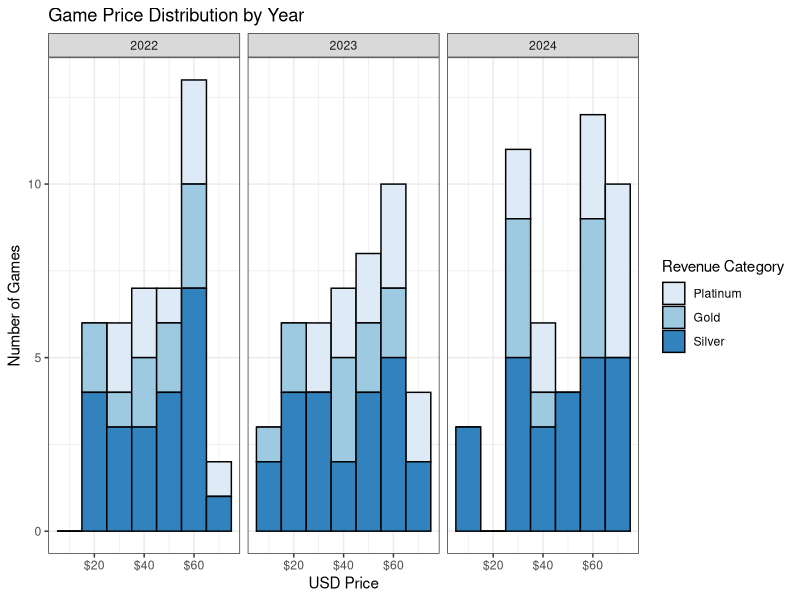

The R script that drew this image: (Note: this script raises an error after producing the figure.)
## ---- chunk 1
#| label: fig-game_price
#| fig-cap: "Distribution of Game Price by Year"
#| out-width: "90%"
#| out-height: "80%"
#| warning: false

library(tidyverse)

Steam_Data <- read_csv("./Data/Steam_Top_Selling_New_Games.csv")

ggplot(data = filter(Steam_Data, price_USD != 0),
       aes(x = price_USD,
           fill = fct_relevel(factor(top_sell_category), 
                              "Platinum")
           ),
       width = "800px"
       ) +
  geom_histogram(binwidth = 10,
                 colour = rgb(0, 0, 0, 1)) +
  scale_fill_brewer() +
  scale_x_continuous(labels = scales::label_currency()) +
  facet_wrap(~year_published) +
  theme_bw() + 
  labs(title = "Game Price Distribution by Year",
       x = "USD Price",
       y = "Number of Games",
       fill = "Revenue Category")
## ---- chunk 2
tableOutput("freeGamesTable")
## ---- chunk 3
#| context: server

library(tidyverse)

Steam_Data <- read_csv("./Data/Steam_Top_Selling_New_Games.csv")

Steam_Data <- Steam_Data %>% mutate(
  user_ratings_total = user_ratings_positive + user_ratings_negative)

Steam_Data <- Steam_Data %>% mutate(
  user_ratings_pct = round(
    (user_ratings_positive / (user_ratings_positive + user_ratings_negative)), 
    digits = 2))

free_games_data <- Steam_Data %>% 
  filter(price_USD == 0) %>%
  arrange(year_published, month_published) %>%
  mutate(year_published = as.integer(year_published),
         age_rating_PEGI = as.integer(age_rating_PEGI)) %>%
  select(title, 
         publisher, 
         month_published, 
         year_published, 
         top_sell_category, 
         age_rating_PEGI, 
         user_ratings_pct) %>%
  rename(Title = title,
         Publisher = publisher,
         "Month Published" = month_published,
         "Year Published" = year_published,
         "Revenue Category" = top_sell_category,
         "Age Rating" = age_rating_PEGI,
         "User Rating %" = user_ratings_pct)


output$freeGamesTable <- renderTable(free_games_data, 
                                     striped = TRUE,
                                     hover = TRUE)

## ---- chunk 4
tableOutput("delistedGamesTable")
## ---- chunk 5
#| context: server

library(tidyverse)

Steam_Data <- read_csv("./Data/Steam_Top_Selling_New_Games.csv")

Steam_Data <- Steam_Data %>% mutate(
  user_ratings_total = user_ratings_positive + user_ratings_negative)

Steam_Data <- Steam_Data %>% mutate(
  user_ratings_pct = round(
    (user_ratings_positive / (user_ratings_positive + user_ratings_negative)), 
    digits = 2))

delisted_games_data <- Steam_Data %>% 
  filter(is.na(price_USD)) %>%
  arrange(year_published, month_published) %>%
  mutate(year_published = as.integer(year_published),
         age_rating_PEGI = as.integer(age_rating_PEGI)) %>%
  select(title, 
         publisher, 
         month_published, 
         year_published, 
         top_sell_category, 
         age_rating_PEGI, 
         user_ratings_pct) %>%
  rename(Title = title,
         Publisher = publisher,
         "Month Published" = month_published,
         "Year Published" = year_published,
         "Revenue Category" = top_sell_category,
         "Age Rating" = age_rating_PEGI,
         "User Rating %" = user_ratings_pct)

output$delistedGamesTable <- renderTable(delisted_games_data, 
                                         striped = TRUE,
                                         hover = TRUE)

## ---- chunk 6
#| panel: sidebar

selectInput("genreCategory", 
            label = "Select Category", 
            choices = list(
              "All",
              "Platinum",
              "Gold",
              "Silver"
            ),
            selected = "All"
)

selectInput("genreYear", 
            label = "Select Year", 
            choices = list(
              "All",
              2022,
              2023,
              2024
            ),
            selected = "All"
)

plotOutput("genrePlot")

## ---- chunk 7
#| panel: fill
plotOutput("genrePlot",
           height = "600px")
## ---- chunk 8
#| context: server

library(tidyverse)

Steam_Data <- read_csv("./Data/Steam_Top_Selling_New_Games.csv")

output$genrePlot <- renderPlot(
  {
    games <- Steam_Data
    plot_subtitle <- "For All Games"
    if (!str_detect(input$genreYear, "All"))
    {
      games <- games %>% filter(year_published == as.numeric(input$genreYear))
      plot_subtitle <- paste0("For ", input$genreYear)
    }
    if (!str_detect(input$genreCategory, "All"))
    {
      games <- games %>% filter(top_sell_category == input$genreCategory)
      plot_subtitle <- paste0("For ", input$genreCategory)
    }
    # Put all individual tags of the games into a table
    all_genre_tags <- c()
    for (raw_genre_tags in games$genre)
    {
      tags <- str_split_1(raw_genre_tags, coll("|"))
      all_genre_tags <- append(all_genre_tags, tags) 
    }
    genre_tags_data <- sort(table(all_genre_tags), decreasing = FALSE)
    # Plot the data
    ggplot(data = data.frame(genre_tags_data),
           aes(y = all_genre_tags,
               x = Freq)) +
      geom_col(width = 0.7,
               position = "dodge2",
               fill = rgb(0.15, 0.26, 0.65),
               show.legend = FALSE) +
      theme_classic() +
      theme(axis.title.y = element_blank()) +
      labs(title = "Most Popular Genre Tags",
           subtitle = plot_subtitle,
           y = "Genre",
           x = "Number of Games in the Genre")
  },
  res = 95
)

## ---- chunk 9
#| panel: sidebar

selectInput("publisherCategory", 
            label = "Select Category", 
            choices = list(
              "All",
              "Platinum",
              "Gold",
              "Silver"
            ),
            selected = "All"
)

selectInput("publisherYear", 
            label = "Select Year", 
            choices = list(
              "All",
              2022,
              2023,
              2024
            ),
            selected = "All"
)

plotOutput("publisherPlot")

## ---- chunk 10
#| panel: fill
plotOutput("publisherPlot",
           height = "600px")
## ---- chunk 11
#| context: server
#| panel: fill

library(tidyverse)

Steam_Data <- read_csv("./Data/Steam_Top_Selling_New_Games.csv")

output$publisherPlot <- renderPlot(
  {
    max_publishers <- 12 # There are too many publishers to show, limit it
    min_games <- 0 # Many publishers only appear once, exclude them
    publisher_data <- Steam_Data
    if (!str_detect(input$publisherYear, "All"))
      publisher_data <- publisher_data %>% 
      filter(year_published == input$publisherYear)
    if (!str_detect(input$publisherCategory, "All"))
      publisher_data <- publisher_data %>% 
      filter(top_sell_category == input$publisherCategory)
    publisher_data <- publisher_data %>%
      count(publisher) %>%
      filter(n > min_games) %>%
      arrange(n) %>%
      slice_tail(n = max_publishers)
    publisher_tibble <- as_tibble(publisher_data)
    max_publish_count <- max(publisher_tibble$n)
    # Plot the data
    ggplot(data = publisher_data,
           aes(x = reorder(publisher, n),
               y = n)) +
      geom_col(fill = rgb(0.15, 0.26, 0.65)) +
      geom_text(aes(label = paste0(n), hjust = -0.5)) +
      scale_y_continuous(limits = c(0, max_publish_count * 1.1)) +
      coord_flip() +
      theme_classic() +
      theme(axis.title.y = element_blank()) +
      labs(title = "Most Popular Publishers",
           x = "Publisher",
           y = "Number of Games Listed")
  },
  res = 95
)
## ---- chunk 12
#| label: fig-game_age_ratings
#| fig-cap: "PEGI Age Ratings by Year and Revenue Category"
#| out-width: "90%"
#| out-height: "80%"
#| warning: false

library(tidyverse)

Steam_Data <- read_csv("./Data/Steam_Top_Selling_New_Games.csv")

ggplot(data = filter(Steam_Data, !is.na(age_rating_PEGI)),
       aes(x = factor(age_rating_PEGI),
           fill = fct_relevel(factor(top_sell_category), 
                              "Platinum"))) +
  geom_bar(colour = rgb(0, 0, 0)) +
  scale_fill_brewer() +
  facet_wrap(~year_published) +
  theme_bw() + 
  labs(title = "Game Age Rating Distribution",
       subtitle = "By Year and Revenue Category",
       x = "PEGI Age Rating",
       y = "Number of Games",
       fill = "Revenue Category")

## ---- chunk 13
#| panel: sidebar

selectInput("releaseCategory", 
            label = "Select Category", 
            choices = list(
              "All",
              "Platinum",
              "Gold",
              "Silver"
            ),
            selected = "All"
)

selectInput("releaseYear", 
            label = "Select Year", 
            choices = list(
              "All",
              2022,
              2023,
              2024
            ),
            selected = "All"
)

plotOutput("releasePlot")

## ---- chunk 14
#| panel: fill
plotOutput("releasePlot",
           height = "600px")
## ---- chunk 15
#| context: server

library(tidyverse)

Steam_Data <- read_csv("./Data/Steam_Top_Selling_New_Games.csv")

output$releasePlot <- renderPlot(
  {
    release_data <- Steam_Data
    if (!str_detect(input$releaseYear, "All"))
      release_data <- release_data %>% 
        filter(year_published == input$releaseYear)
    if (!str_detect(input$releaseCategory, "All"))
      release_data <- release_data %>% 
        filter(top_sell_category == input$releaseCategory)
    ggplot(data = release_data, 
           aes(x = month_published)) +
      geom_bar(fill = rgb(0.15, 0.26, 0.65)) +
      theme_classic() +
      labs(x = "Month",
           y = "Number of Games Released")
  },
  res = 95
)

## ---- chunk 16
#| panel: sidebar

selectInput("languageType", 
            label = "Select Audio Type", 
            choices = list(
              "Interface/Subtitles",
              "Full Audio"
            ),
            selected = "Interface/Subtitles"
)

selectInput("languageCategory", 
            label = "Select Category", 
            choices = list(
              "All",
              "Platinum",
              "Gold",
              "Silver"
            ),
            selected = "All"
)

selectInput("languageYear", 
            label = "Select Year", 
            choices = list(
              "All",
              2022,
              2023,
              2024
            ),
            selected = "All"
)

plotOutput("languagesPlot")

## ---- chunk 17
#| panel: fill
plotOutput("languagesPlot",
           height = "610px")
## ---- chunk 18
#| context: server

library(tidyverse)

Steam_Data <- read_csv("./Data/Steam_Top_Selling_New_Games.csv")

# Get the language frequency of the games in the dataset
get_lang_freq <- function(steam_data, lang_type, year, revenue_category)
{
  if (!str_detect(year, "All")) 
    steam_data <- steam_data %>% filter(year_published == year)
  if (!str_detect(revenue_category, "All")) 
    steam_data <- steam_data %>% filter(top_sell_category == revenue_category)
  all_langs <- c()
  if (str_detect(lang_type, "Interface/Subtitles")) 
    choice <- steam_data$languages_interface
  else if (str_detect(lang_type, "Full Audio")) 
    choice <- steam_data$languages_spoken
  for (raw_langs in choice)
  {
    if (is.na(raw_langs)) next
    langs <- str_split_1(raw_langs, coll("|"))
    all_langs <- append(all_langs, langs) 
  }
  return(sort(table(all_langs), decreasing = FALSE))
}

output$languagesPlot <- renderPlot(
  {
    filtered_data <- Steam_Data
    if (str_detect(input$languageType, "Interface/Subtitles"))
    {
      filtered_data <- filter(filtered_data, !is.na(Steam_Data$languages_interface))
      game_count <- as.numeric(count(filtered_data))
    }
    if (str_detect(input$languageType, "Full Audio"))
    {
      filtered_data <- filter(filtered_data, !is.na(Steam_Data$languages_spoken))
      game_count <- as.numeric(count(filtered_data))
    }
    if (!str_detect(input$languageCategory, "All"))
    {
      filtered_data <- filter(filter(filtered_data, 
                                     filtered_data$top_sell_category == input$languageCategory))
      game_count <- as.numeric(count(filtered_data))
    }
    if (!str_detect(input$languageYear, "All"))
    {
      filtered_data <- filter(filtered_data, 
                              filtered_data$year_published == input$languageYear)
      game_count <- as.numeric(count(filtered_data))
    }
    language_data <- get_lang_freq(Steam_Data, 
                                   input$languageType, 
                                   input$languageYear, 
                                   input$languageCategory)
    # Plot the data
    ggplot(data = data.frame(language_data),
           aes(y = all_langs,
               x = Freq)) +
      geom_col(width = 0.7,
               position = "dodge2",
               fill = rgb(0.15, 0.26, 0.65),
               show.legend = FALSE) +
      geom_text(aes(label = paste0(round(Freq/game_count * 100), "%"), 
                    hjust = -0.2)
      ) +
      scale_x_continuous(limits = c(0, max(language_data) * 1.1)) +
      theme_classic() +
      theme(axis.title.y = element_blank()) +
      labs(title = "Language Support in Games",
           #y = "Languages",
           x = "Number of Games Supporting the Language")
  },
  res = 95,
  execOnResize = TRUE
)

## ---- chunk 19
#| panel: sidebar

selectInput("graphicsCompany", 
            label = "Select Company", 
            choices = list(
              "All",
              "AMD",
              "Intel",
              "Nvidia"
            ),
            selected = "All"
)

selectInput("graphicsCategory", 
            label = "Select Category", 
            choices = list(
              "All",
              "Platinum",
              "Gold",
              "Silver"
            ),
            selected = "All"
)

selectInput("graphicsYear", 
            label = "Select Year", 
            choices = list(
              "All",
              2022,
              2023,
              2024
            ),
            selected = "All"
)

plotOutput("graphicsPlot")

## ---- chunk 20
#| panel: fill
plotOutput("graphicsPlot",
           height = "600px")
## ---- chunk 21
#| context: server

library(tidyverse)

Steam_Data <- read_csv("./Data/Steam_Top_Selling_New_Games.csv")

# Get the recommended GPUs frequency from the dataset
get_gpu_freq <- function(steam_data, year, revenue_category)
{
  if (!str_detect(year, "All")) 
    steam_data <- steam_data %>% filter(year_published == year)
  if (!str_detect(revenue_category, "All")) 
    steam_data <- steam_data %>% filter(top_sell_category == revenue_category)
  all_gpus <- c()
  for (raw_gpus in steam_data$recommended_graphics)
  {
    if (is.na(raw_gpus)) next
    gpus <- str_split_1(str_to_upper(raw_gpus), coll("|"))
    all_gpus <- append(all_gpus, gpus) 
  }
  return(as_tibble(table(all_gpus)))
}

# Filter GPUs by company
get_gpus_by_company <- function(gpu_data, gpu_company)
{
  max_gpus_to_show <- 12 # Many GPUs only appear once, exclude them for brevity
  name_start <- 1L
  gpu_company <- str_to_upper(gpu_company)
  if (!str_detect(gpu_company, "ALL"))
  {
    gpu_data <- gpu_data %>% 
      filter(str_detect(all_gpus, gpu_company))
  }
  if (str_detect(gpu_company, "NVIDIA")) name_start <- 16L
  else if (str_detect(gpu_company, "AMD")) name_start <- 12L
  else if (str_detect(gpu_company, "INTEL")) name_start <- 7L
  gpu_data <- gpu_data %>% 
    arrange(n) %>%
    mutate(all_gpus = str_sub(all_gpus, start = name_start)) %>%
    slice_tail(n = max_gpus_to_show) %>%
    rename(gpu_name = all_gpus)
  return(gpu_data)
}

output$graphicsPlot <- renderPlot(
  {
    graphics_data <- get_gpu_freq(Steam_Data, 
                                  input$graphicsYear, 
                                  input$graphicsCategory)
    graphics_data <- get_gpus_by_company(graphics_data, input$graphicsCompany)
    ggplot(data = graphics_data,
           aes(y = fct_reorder(gpu_name, n),
               x = n)) +
      geom_col(fill = rgb(0.15, 0.26, 0.65),
               show.legend = FALSE) +
      theme_classic() +
      theme(axis.title.y = element_blank()) +
      labs(title = "Most Recommended Graphics Cards",
           y = "Graphics Card",
           x = "Number of Games Recommending the Graphics Card")
  },
  res = 95
)

## ---- chunk 22
#| label: fig-game_user_ratings
#| fig-cap: "Steam User Ratings by Year and Revenue Category"
#| out-width: "90%"
#| out-height: "80%"
#| warning: false

library(tidyverse)

Steam_Data <- read_csv("./Data/Steam_Top_Selling_New_Games.csv")

# Calculate User Rating, add it as a dedicated column to the dataset
Steam_Data <- Steam_Data %>% mutate(
  user_ratings_total = user_ratings_positive + user_ratings_negative)

Steam_Data <- Steam_Data %>% mutate(
  user_ratings_pct = round(
    (user_ratings_positive / (user_ratings_positive + user_ratings_negative)), 
    digits = 2))

ggplot(data = Steam_Data,
       aes(x = as.character(year_published),
           y = user_ratings_pct,
           fill = fct_relevel(factor(top_sell_category), 
                              "Platinum"))) +
  geom_boxplot(width = 0.8) +
  annotate("text", x = 1.98, y = 0.13, label = "NBA 2K24") +
  annotate("text", x = 2.95, y = 0.38, label = "MSFS 2024") +
  scale_fill_brewer() +
  scale_y_continuous(breaks = c(0.2, 0.4, 0.6, 0.8, 1),
                     guide = guide_axis(minor.ticks = TRUE),
                     labels = scales::label_percent()) +
  theme_classic() +
  labs(title = "User Ratings",
       subtitle = "By Year and Revenue Category",
       x = "Year",
       y = "Recommendation",
       fill = "Revenue Category")

## ---- chunk 23
div(style="height:450px; overflow-y: scroll",
    tableOutput("userRatingTable")
)
## ---- chunk 24
#| context: server

library(tidyverse)

Steam_Data <- read_csv("./Data/Steam_Top_Selling_New_Games.csv")

Steam_Data <- Steam_Data %>% mutate(
  user_ratings_total = user_ratings_positive + user_ratings_negative)

Steam_Data <- Steam_Data %>% mutate(
  user_ratings_pct = round(
    (user_ratings_positive / (user_ratings_positive + user_ratings_negative)), 
    digits = 2))

ratings_data <- Steam_Data %>% filter(user_ratings_pct < 0.6)

ratings_data <- ratings_data %>% arrange(user_ratings_pct)

ratings_data <- ratings_data %>% select(title, 
                                        publisher, 
                                        top_sell_category,
                                        user_ratings_pct,
                                        user_ratings_total,
                                        user_ratings_positive,
                                        user_ratings_negative
)

ratings_data <- ratings_data %>% mutate(user_ratings_total = 
                                          as.integer(user_ratings_total),
                                        user_ratings_positive =
                                          as.integer(user_ratings_positive),
                                        user_ratings_negative = 
                                          as.integer(user_ratings_negative)
)

ratings_data <- ratings_data %>% rename(Title = title,
                                        Publisher = publisher,
                                        "Revenue Category" = top_sell_category,
                                        "User Ratings %" = user_ratings_pct,
                                        "Total User Ratings" = user_ratings_total,
                                        "Positive User Ratings" = user_ratings_positive,
                                        "Negative User Ratings" = user_ratings_negative
)

output$userRatingTable <- renderTable(ratings_data, 
                                      striped = TRUE,
                                      hover = TRUE,
                                      spacing = "m")

